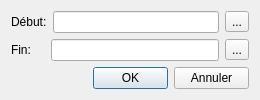
<?xml version="1.0" encoding="UTF-8"?>
<ui version="4.0">
 <class>BDSetPeriode</class>
 <widget class="QDialog" name="BDSetPeriode">
  <property name="geometry">
   <rect>
    <x>0</x>
    <y>0</y>
    <width>260</width>
    <height>99</height>
   </rect>
  </property>
  <property name="windowTitle">
   <string>Dialog</string>
  </property>
  <layout class="QGridLayout" name="gridLayout">
   <item row="0" column="0">
    <layout class="QHBoxLayout" name="horizontalLayout_2">
     <item>
      <widget class="QLabel" name="label_2">
       <property name="text">
        <string>Début:</string>
       </property>
      </widget>
     </item>
     <item>
      <widget class="QLineEdit" name="dateDebut">
       <property name="alignment">
        <set>Qt::AlignRight|Qt::AlignTrailing|Qt::AlignVCenter</set>
       </property>
       <property name="readOnly">
        <bool>true</bool>
       </property>
      </widget>
     </item>
    </layout>
   </item>
   <item row="0" column="1">
    <widget class="QToolButton" name="btn_dateDebut">
     <property name="text">
      <string>...</string>
     </property>
    </widget>
   </item>
   <item row="1" column="0">
    <layout class="QHBoxLayout" name="horizontalLayout_3">
     <property name="spacing">
      <number>20</number>
     </property>
     <item>
      <widget class="QLabel" name="label_3">
       <property name="text">
        <string>Fin:</string>
       </property>
      </widget>
     </item>
     <item>
      <widget class="QLineEdit" name="dateFin">
       <property name="alignment">
        <set>Qt::AlignRight|Qt::AlignTrailing|Qt::AlignVCenter</set>
       </property>
       <property name="readOnly">
        <bool>true</bool>
       </property>
      </widget>
     </item>
    </layout>
   </item>
   <item row="1" column="1">
    <widget class="QToolButton" name="btn_dateFin">
     <property name="text">
      <string>...</string>
     </property>
    </widget>
   </item>
   <item row="2" column="0" colspan="2">
    <layout class="QFormLayout" name="formLayout">
     <property name="labelAlignment">
      <set>Qt::AlignRight|Qt::AlignTrailing|Qt::AlignVCenter</set>
     </property>
     <property name="formAlignment">
      <set>Qt::AlignRight|Qt::AlignTop|Qt::AlignTrailing</set>
     </property>
     <property name="rightMargin">
      <number>6</number>
     </property>
     <item row="0" column="0">
      <widget class="QPushButton" name="btn_ok">
       <property name="maximumSize">
        <size>
         <width>75</width>
         <height>23</height>
        </size>
       </property>
       <property name="text">
        <string>OK</string>
       </property>
      </widget>
     </item>
     <item row="0" column="1">
      <widget class="QPushButton" name="btn_annuler">
       <property name="maximumSize">
        <size>
         <width>75</width>
         <height>23</height>
        </size>
       </property>
       <property name="text">
        <string>Annuler</string>
       </property>
      </widget>
     </item>
    </layout>
   </item>
  </layout>
 </widget>
 <resources/>
 <connections/>
</ui>
